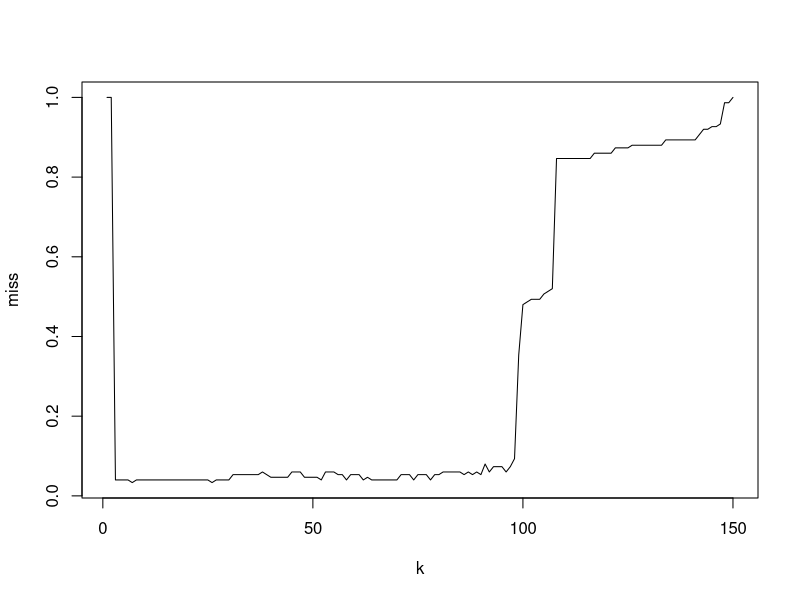
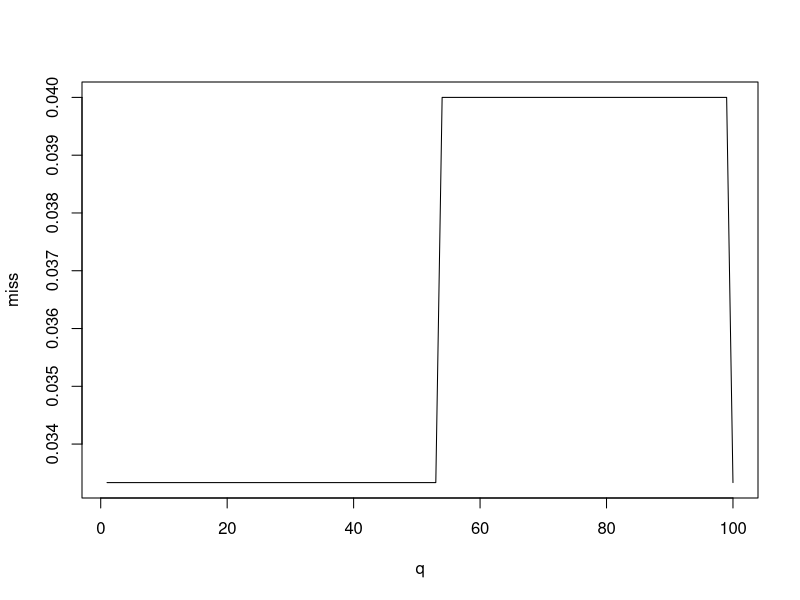
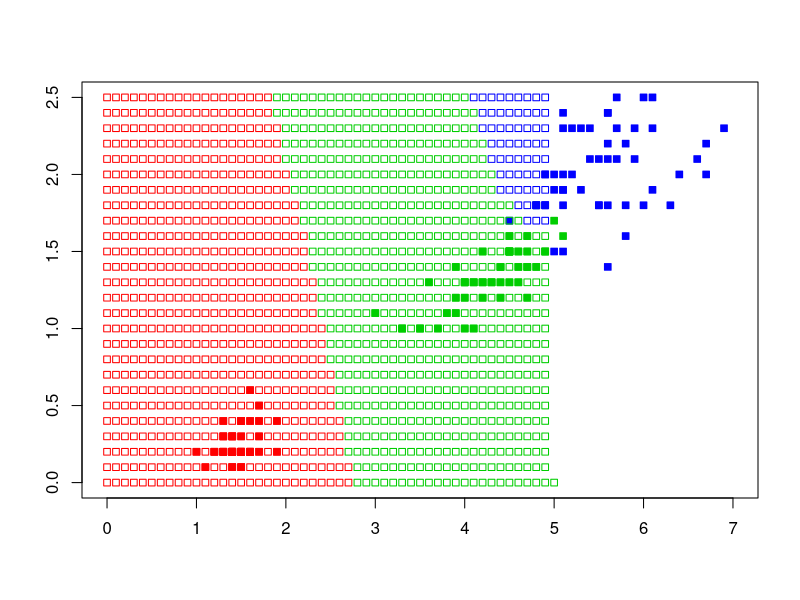

Write the R code that produced these figures, in order. (Note: a time limit stopped this script after it produced the figures.)

euclid <- function(x, y){
  sqrt(sum((x - y)^2))
}

distanses <- function(x, y, param = NA, metric = euclid) {
  l <- dim(y)[1]
  
  if(is.na(param)) {
    param <- c(3:4)
  }
  
  dist <- matrix(NA, l, 2)
  
  for(i in 1:l) {
    a <- c(i, metric(x[param], y[i, param]))
    dist[i, ] <- a
  }
  
  ordY <- y[order(dist[, 2]), ]
  return (ordY)
}

kwNN <- function(x, q = 0.7) {
  cnt <- c(0, 0, 0)
  names(cnt) <- names(table(x$Species))
  l <- dim(x)[1]
  
  for (i in 1:l) {
    cnt[x$Species[i]] <- cnt[x$Species[i]] + 1 * (q ^ (i - 1))
  }
  
  return(names(which.max(cnt)))
}

simpl_kNN <- function(x) {
  tmp <- table(x$Species)
  return(names(which.max(tmp)))
}

kNN <- function(x, y, k = NA, q = NA, mode = simpl_kNN, rall = FALSE) {
  #возвращает класс
  
  orderY <- distanses(x, y)
  
  if(rall) {
    return(orderY)
  }
  
  res <- 0
  if(is.na(q) && !is.na(k) ) {
    
  res <- simpl_kNN(orderY[1:k, ])
  
  } else if(!is.na(q) && is.na(k)) {
    res <- kwNN(orderY, q)
  
  } else if(!is.na(q) && !is.na(k)) {
    
    res <- kwNN(orderY[1:k, ], q)
  }
  
  return(res)
}

for_plot <- function(x, d){1 - x/d}

LOO <- function(y, classifier = kNN, bounds = 1:150) {
  results <- integer(bounds[which.max(bounds)])
  l = dim(y)[1]
  for (z in 1:l) {
    d = y[z, ]
    cat(z)
    tmp <- classifier(d, iris, l, mode = simpl_kNN, rall = TRUE)
    for (i in 3:l) {
      tclass <- simpl_kNN(tmp[1:i,][-1, ])
      results[i] <- results[i] + 1 * (d$Species == tclass)
    }
  }
  print(results)
  plot(for_plot(results, 150), type = 'l', xlab = "k", ylab = "miss")
  
  return(which.max(results))
}


best_k <- LOO(iris)


LOOq <- function(y, bestk, classifier = kNN, bounds = 1:150) {
  results <- integer(100)
  l = dim(y)[1]
  
  for (z in bounds) {
    d = y[z, ]
    tmp <- classifier(d, iris, k = bestk, mode = kNN, rall = TRUE)
    
    for (i in 1:100) {
      tclass <- kwNN(tmp[1:bestk,][-1, ], i / 100)
      results[i] <- results[i] + 1 * (d$Species == tclass)
    } 
  }
  print(results)
  plot(for_plot(results, 150), type = 'l', xlab = "q", ylab = "miss")
  #print(which.max(results))
  
  
  return(which.max(results) / 100)
  #return(NA)
}

best_q <- LOOq(iris, best_k)

make_map <- function(colors, classifier = kNN, k = NA, q = NA) {
  #
  plot(1, type="n", xlab="", ylab="", xlim=c(0, 7), ylim=c(0, 2.5))
  points(iris[, 3:4], pch = 22, bg = colors[iris$Species], col 
       = colors[iris$Species], asp = 1)
  
  i = 0
  j = 0
  while (i <= 7) {
    while(j < 2.6) {
     p <- iris[1, ]
     p[3] = i
     p[4] = j
     if(is.na(q)) {
       p$Species <- classifier(p, iris, k)
     } else {
       p$Species <- classifier(p, iris, k, q)
     }
     points(p[3], p[4], pch = 22, col = colors[p$Species], asp = 1)
     j <- j + 1/10
    }
    i <- i + 1/10
    j <- 0
  }
}

colors <- c("setosa" = "red", "versicolor" = "green3", 
            "virginica" = "blue") 
make_map(colors, k = 5)
make_map(colors, k = best_k)
make_map(colors, q = best_q)
make_map(colors, k = 5, q = 0.7)
make_map(colors, k = 7, q = best_q)



x <- iris[sample(1:150, 10), ]
x$Species <- NA


plot(iris[, 3:4], pch = 21, bg = colors[iris$Species], col 
     = colors[iris$Species], asp = 1)

ans <- vector()
for(i in 1:dim(x)[1]) {
  ans <- c(ans, kNN(x[i,], iris, 5))
}

str(ans)

x$Species <- ans
x
points(x[,3], x[,4], pch = 22, bg = colors[x$Species],
       col = colors[x$Species])


make_map(colors, k = best_k)
